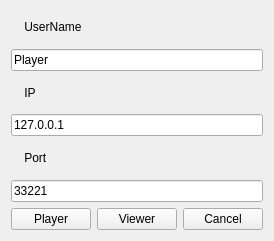
<?xml version="1.0" encoding="UTF-8"?>
<ui version="4.0">
 <class>enter</class>
 <widget class="QWidget" name="enter">
  <property name="geometry">
   <rect>
    <x>0</x>
    <y>0</y>
    <width>264</width>
    <height>241</height>
   </rect>
  </property>
  <property name="sizePolicy">
   <sizepolicy hsizetype="MinimumExpanding" vsizetype="MinimumExpanding">
    <horstretch>0</horstretch>
    <verstretch>0</verstretch>
   </sizepolicy>
  </property>
  <property name="maximumSize">
   <size>
    <width>500</width>
    <height>350</height>
   </size>
  </property>
  <property name="windowTitle">
   <string>Form</string>
  </property>
  <layout class="QVBoxLayout" name="verticalLayout_2">
   <item>
    <layout class="QVBoxLayout" name="verticalLayout">
     <item>
      <widget class="QLabel" name="label">
       <property name="text">
        <string>    UserName</string>
       </property>
      </widget>
     </item>
     <item>
      <widget class="QLineEdit" name="playerName">
       <property name="text">
        <string>Player</string>
       </property>
      </widget>
     </item>
     <item>
      <widget class="QLabel" name="label_2">
       <property name="text">
        <string>    IP</string>
       </property>
      </widget>
     </item>
     <item>
      <widget class="QLineEdit" name="ip">
       <property name="text">
        <string>127.0.0.1</string>
       </property>
      </widget>
     </item>
     <item>
      <widget class="QLabel" name="label_3">
       <property name="text">
        <string>    Port</string>
       </property>
      </widget>
     </item>
     <item>
      <widget class="QLineEdit" name="port">
       <property name="text">
        <string>33221</string>
       </property>
      </widget>
     </item>
     <item>
      <layout class="QHBoxLayout" name="horizontalLayout">
       <item>
        <widget class="QPushButton" name="PlayerButton">
         <property name="text">
          <string>Player</string>
         </property>
        </widget>
       </item>
       <item>
        <widget class="QPushButton" name="ViewerButton">
         <property name="text">
          <string>Viewer</string>
         </property>
        </widget>
       </item>
       <item>
        <widget class="QPushButton" name="CancelButton">
         <property name="text">
          <string>Cancel</string>
         </property>
        </widget>
       </item>
      </layout>
     </item>
    </layout>
   </item>
  </layout>
 </widget>
 <resources/>
 <connections/>
</ui>
